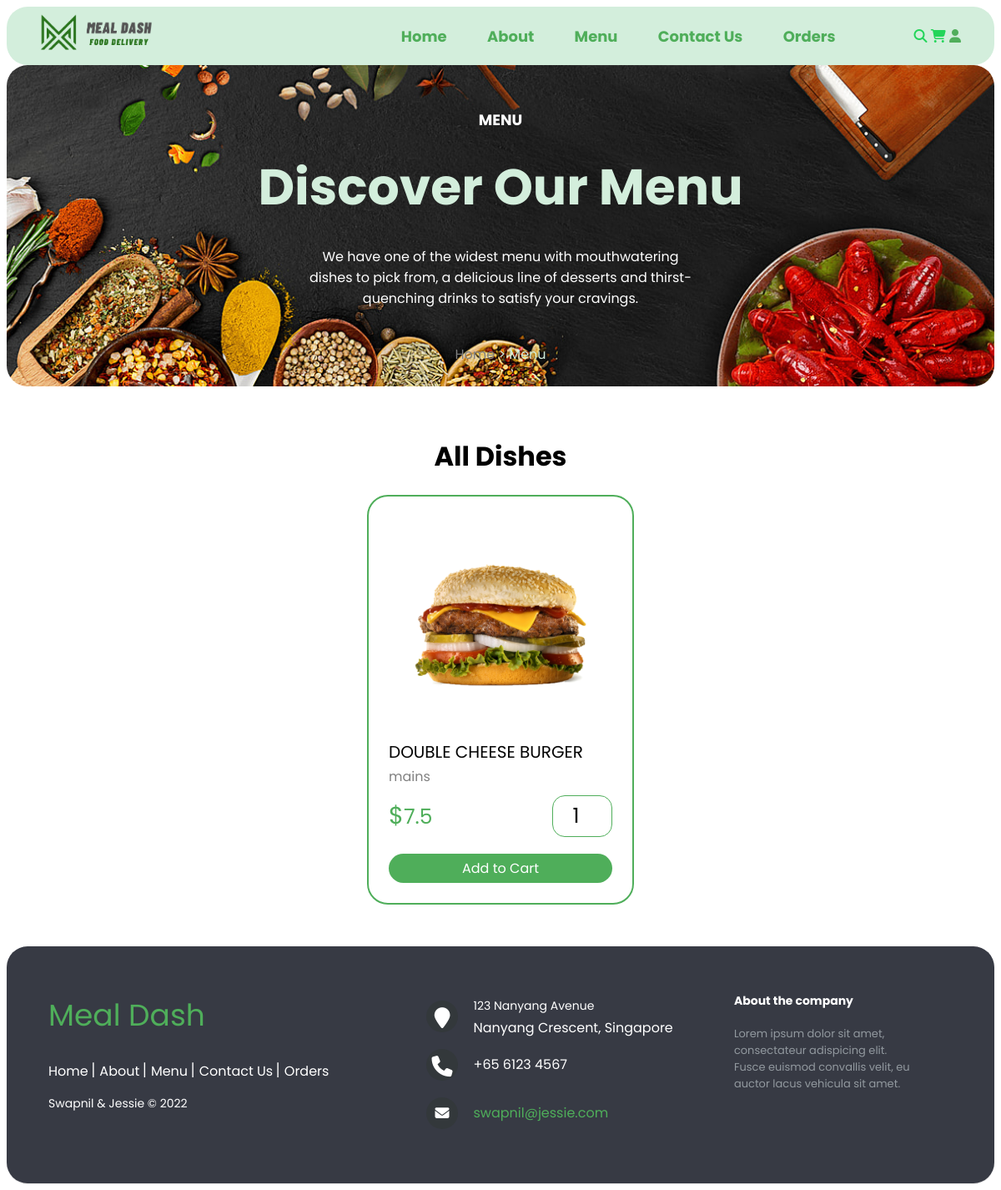
Page /menu.php on the committed database.
### tables this page shows
CREATE TABLE products (
  id INT(100) UNSIGNED NOT NULL AUTO_INCREMENT PRIMARY KEY,
  name varchar(100) NOT NULL,
  category varchar(100) NOT NULL,
  price double(10,2) NOT NULL,
  image varchar (100)
);

### menu.php (the view, shortened to what this page needs)
<!DOCTYPE html>
<html lang="en">
<head>
   <link rel="stylesheet" href="https://cdnjs.cloudflare.com/ajax/libs/font-awesome/6.1.1/css/all.min.css">
   <link rel="stylesheet" href="css/stylesheet.css">
</head>
<body>
    <?php include 'components/nav_header.php'; ?>
    <div class="heading">
        <h1>MENU</h1>
        <h3>Discover Our Menu</h3>
		<p class="menu-desc">We have one of the widest menu with mouthwatering dishes to pick from, a delicious line of desserts and thirst-quenching drinks to satisfy your cravings.</p>
        <p class="path">
			<a href="home.php">Home</a>
			<span> > Menu</span>
		</p>
    </div>
    <div class="products">
		<h1 class="title" style="text-decoration: underline solid transparent;">
		<b>All Dishes</b></h1>
		<div class="container">
			<?php
				$select_products = $conn->prepare("SELECT * FROM `products`");
				$select_products->execute();
				if($select_products->rowCount() > 0){
					while($fetch_products = $select_products->fetch(PDO::FETCH_ASSOC)){
			?>
			<form action="" method="post" class="box">
				<img src="uploaded_img/<?= $fetch_products['image']; ?>" alt="">
				<div class="name"><?= $fetch_products['name']; ?></div>
				<a href="category.php?category=<?= $fetch_products['category']; ?>" class="cat"><?= $fetch_products['category']; ?></a>
				<div class="flex">
					<div class="price"><span>$</span><?= $fetch_products['price']; ?></div>
					<input type="number" name="qty" class="qty" min="1" max="99" value="1" maxlength="2">
				</div>
				<div class="add-to-cart">
					<button type="submit" class="add-btn" name="add_to_cart">Add to Cart</button>
				</div>
			</form>
			<?php
					}
				}else{
					echo '<p class="empty">no products added yet!</p>';
				}
			?>
		</div>
    </div>
</body>
<footer>
	 <br><br><?php include 'components/footer.php'; ?>
</footer>
</html>

### css/stylesheet.css (style rules this page uses)
* { font-family: 'Poppins', sans-serif; }
.title { font-size: 32px; color: black; text-align: center; text-decoration: underline; text-underline-offset: 12px; }
.products .container { display: grid; grid-template-columns: repeat(auto-fit, 320px); justify-content: center; align-items: flex-start; gap: 20px; padding-left: 100px; padding-right: 100px; }
.products .container .box { border: 2px solid #4FAE5A; padding: 1.5rem; position: relative; overflow: hidden; border-radius: 25px; }
.products .container .box img { height: 250px; width: 100%; object-fit: contain; border-radius: 25px; }
.products .container .box .cat { font-size: 16px; color: grey; text-decoration: solid underline transparent; transition: .2s linear; }
.products .container .box .name { font-size: 20px; color: black; margin: 10px 0 2px 0; }
.products .container .box .flex { display: flex; align-items: center; gap: 30px; margin-top: 10px; }
.products .container .box .flex .price { margin-right: auto; font-size: 25px; color: #4FAE5A; }
.products .container .box .flex .price span { color: #4FAE5A; font-size: 1.8rem; }
.products .container .box .flex .qty { padding: 5px; border: 1.5px solid #4FAE5A; font-size: 25px; color: black; border-radius: 15px; width: 60px; text-align: center; }
.products .container .add-to-cart { text-align: center; }
.products .container .add-to-cart .add-btn { border: none; margin-top: 20px; font-size: 16px; padding: 5px 16px; cursor: pointer; background-color: #4FAE5A; color: white; text-decoration: underline solid transparent; transition: 0.2s linear; border-radius: 25px; display: block; width: 100%; }
.heading { display: flex; align-items: center; justify-content: center; flex-flow: column; background-image: url('../images/menu_banner.png'); background-repeat: no-repeat; background-size: cover; border-radius: 25px; min-height: 100px; margin-bottom: 60px; }
.heading .menu-desc { font-size: 16px; max-width: 40%; text-align: center; color: white; }
.heading h1 { font-size: 18px; color: white; padding: 40px 0 0 0; }
.heading h3 { font-size: 60px; color: #D3EEDC; margin: 0; padding: 10px 0 10px 0; }
.heading .path { border-color: 1.5px solid #D3EEDC; font-size: 16px; color: #D3EEDC; padding: 10px 20px 10px 20px; border-radius: 25px; text-transform: capitalize; }
.heading .path a { color: grey; text-decoration: none; }
.name { font-size: 20px; text-transform: uppercase; margin: 20px 0; }

### rows in the picture
products: image (picture), name "DOUBLE CHEESE BURGER", category "mains", price "7.5"
